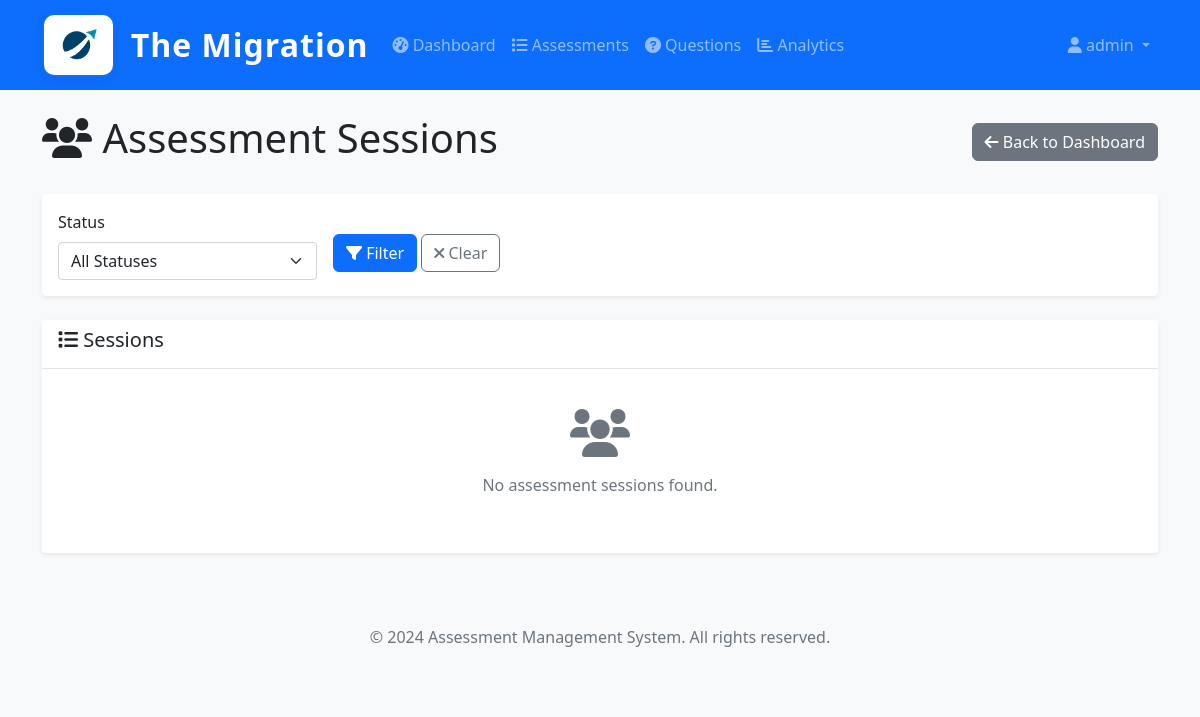
Before: /assessments/admin/sessions/ (signed in) with the older database file.
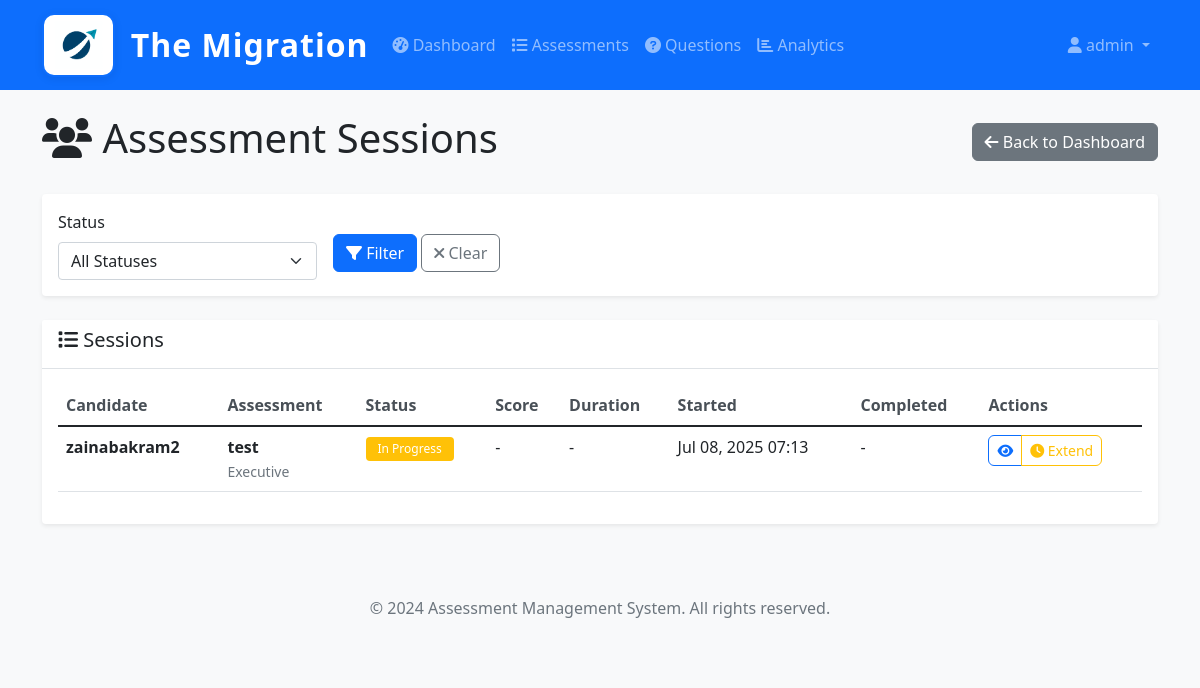
After: the same page with the newer database file.
### assessments/models.py (models this page shows, shortened)
class AssessmentSession(models.Model):
    STATUS_CHOICES = [
        ('not_started', 'Not Started'),
        ('in_progress', 'In Progress'),
        ('completed', 'Completed'),
        ('expired', 'Expired'),
    ]
    user = models.ForeignKey(CustomUser, on_delete=models.CASCADE, related_name='assessment_sessions')
    assessment = models.ForeignKey(Assessment, on_delete=models.CASCADE, related_name='sessions')
    status = models.CharField(max_length=20, choices=STATUS_CHOICES, default='not_started')
    started_at = models.DateTimeField(auto_now_add=True)
    completed_at = models.DateTimeField(null=True, blank=True)
    time_taken_minutes = models.PositiveIntegerField(null=True, blank=True)
    score = models.FloatField(null=True, blank=True)
    total_points = models.PositiveIntegerField(null=True, blank=True)
    percentage_score = models.FloatField(null=True, blank=True)
    passed = models.BooleanField(null=True, blank=True)
    attempt_number = models.PositiveIntegerField(default=1)
    class Meta:
        verbose_name = 'Assessment Session'
        verbose_name_plural = 'Assessment Sessions'
        unique_together = ['user', 'assessment', 'attempt_number']

class Assessment(models.Model):
    name = models.CharField(max_length=200)
    description = models.TextField(blank=True)
    assessment_type = models.ForeignKey(Designation, on_delete=models.CASCADE, related_name='assessments')
    questions = models.ManyToManyField(Question, through='AssessmentQuestion', related_name='assessments')
    time_limit_minutes = models.PositiveIntegerField(default=60)
    randomize_questions = models.BooleanField(default=True)
    pass_threshold = models.FloatField(
        validators=[MinValueValidator(0.0), MaxValueValidator(100.0)],
        help_text="Pass threshold as percentage (0-100)"
    )
    max_attempts = models.PositiveIntegerField(default=1, help_text="Maximum attempts allowed")
    allow_retake = models.BooleanField(default=True, help_text="Allow candidates to retake this assessment")
    show_results_immediately = models.BooleanField(default=True, help_text="Show results immediately after completion")
    is_active = models.BooleanField(default=True)
    instructions = models.TextField(blank=True)
    created_by = models.ForeignKey(CustomUser, on_delete=models.SET_NULL, null=True, related_name='created_assessments')
    created_at = models.DateTimeField(auto_now_add=True)
    updated_at = models.DateTimeField(auto_now=True)
    class Meta:
        verbose_name = 'Assessment'
        verbose_name_plural = 'Assessments'

class Designation(models.Model):
    name = models.CharField(max_length=100, unique=True)
    description = models.TextField(blank=True)
    is_active = models.BooleanField(default=True)
    created_at = models.DateTimeField(auto_now_add=True)
    updated_at = models.DateTimeField(auto_now=True)
    class Meta:
        verbose_name = 'Designation'
        verbose_name_plural = 'Designations'

### users/models.py (models this page shows, shortened)
class CustomUser(AbstractUser):
    ROLE_CHOICES = (
        ('admin', 'Admin'),
        ('hr_admin', 'HR Admin'),
        ('candidate', 'Candidate'),
        ('reviewer', 'Reviewer'),
    )
    role = models.CharField(max_length=20, choices=ROLE_CHOICES, default='candidate')
    phone = models.CharField(max_length=15, blank=True, null=True)
    department = models.CharField(max_length=100, blank=True, null=True)
    employee_id = models.CharField(max_length=50, blank=True, null=True)
    is_active = models.BooleanField(default=True)
    created_at = models.DateTimeField(auto_now_add=True)
    updated_at = models.DateTimeField(auto_now=True)
    class Meta:
        verbose_name = 'User'
        verbose_name_plural = 'Users'

### assessments/views.py (the view)
    def wrapper(request, *args, **kwargs):
        if not request.user.is_authenticated:
            return HttpResponseRedirect(reverse('admin_login'))
        if not is_authorized_admin(request.user):
            messages.error(request, 'Access denied. Only authorized administrators can access this system.')
            return HttpResponseRedirect(reverse('admin_login'))
        return view_func(request, *args, **kwargs)

### assessments/views.py (called while the page is built)
def is_authorized_admin(user):
    return (user.is_authenticated and
            user.role == 'admin' and
            user.email in AUTHORIZED_ADMIN_EMAILS)

def admin_required(view_func):
    def wrapper(request, *args, **kwargs):
        if not request.user.is_authenticated:
            return HttpResponseRedirect(reverse('admin_login'))
        if not is_authorized_admin(request.user):
            messages.error(request, 'Access denied. Only authorized administrators can access this system.')
            return HttpResponseRedirect(reverse('admin_login'))
        return view_func(request, *args, **kwargs)
    return wrapper

@admin_required
def session_list(request):
    sessions = AssessmentSession.objects.select_related('user', 'assessment').order_by('-started_at')
    status = request.GET.get('status')
    if status:
        sessions = sessions.filter(status=status)
    paginator = Paginator(sessions, 20)
    page_number = request.GET.get('page')
    page_obj = paginator.get_page(page_number)
    context = {
        'page_obj': page_obj,
        'status_filter': status,
    }
    return render(request, 'assessments/session_list.html', context)

### assessments/templates/assessments/session_list.html (shortened to what the changed rows need)
{% extends 'base.html' %}
{% block content %}
<div class="row">
    <div class="col-12">
        <div class="d-flex justify-content-between align-items-center mb-4">
            <h1><i class="fas fa-users"></i> Assessment Sessions</h1>
        </div>
    </div>
</div>
<div class="row">
    <div class="col-12">
        <div class="card">
            <div class="card-body">
                {% if page_obj %}
                    <div class="table-responsive">
                        <table class="table table-hover">
                            <thead>
                                <tr>
                                    <th>Candidate</th>
                                    <th>Assessment</th>
                                    <th>Status</th>
                                    <th>Score</th>
                                    <th>Duration</th>
                                    <th>Started</th>
                                    <th>Completed</th>
                                    <th>Actions</th>
                                </tr>
                            </thead>
                            <tbody>
                                {% for session in page_obj %}
                                <tr>
                                    <td>
                                        <strong>{{ session.user.username }}</strong>
                                        <br><small class="text-muted">{{ session.user.email }}</small>
                                    </td>
                                    <td>
                                        <strong>{{ session.assessment.name }}</strong>
                                        <br><small class="text-muted">{{ session.assessment.assessment_type.name }}</small>
                                    </td>
                                    <td>
                                        <span class="badge bg-{% if session.status == 'completed' %}success{% elif session.status == 'in_progress' %}warning{% elif session.status == 'expired' %}danger{% else %}secondary{% endif %}">
                                            {{ session.get_status_display }}
                                        </span>
                                    </td>
                                    <td>
                                        {% if session.percentage_score %}
                                            <span class="badge bg-{% if session.percentage_score >= 80 %}success{% elif session.percentage_score >= 60 %}warning{% else %}danger{% endif %}">
                                                {{ session.percentage_score|floatformat:1 }}%
                                            </span>
                                        {% else %}
                                            -
                                        {% endif %}
                                    </td>
                                    <td>
                                        {% if session.time_taken_minutes %}
                                            {{ session.time_taken_minutes }} min
                                        {% else %}
                                            -
                                        {% endif %}
                                    </td>
                                    <td>{{ session.started_at|date:"M d, Y H:i" }}</td>
                                    <td>
                                        {% if session.completed_at %}
                                            {{ session.completed_at|date:"M d, Y H:i" }}
                                        {% else %}
                                            -
                                        {% endif %}
                                    </td>
                                    <td>
                                        <div class="btn-group" role="group">
                                            <a href="{% url 'assessments:session_detail' session.id %}" class="btn btn-sm btn-outline-primary">
                                                <i class="fas fa-eye"></i>
                                            </a>
                                            {% if session.status == 'in_progress' %}
                                            <a href="#" class="btn btn-sm btn-outline-warning">
                                                <i class="fas fa-clock"></i> Extend
                                            </a>
                                            {% endif %}
                                        </div>
                                    </td>
                                </tr>
                                {% endfor %}
                            </tbody>
                        </table>
                    </div>
                {% else %}
                    <div class="text-center py-4">
                        <i class="fas fa-users fa-3x text-muted mb-3"></i>
                        <p class="text-muted">No assessment sessions found.</p>
                    </div>
                {% endif %}
            </div>
        </div>
    </div>
</div>
{% endblock %}

Changed rows visible on the page:
added AssessmentSession: user.username "zainabakram2", assessment.name "test", assessment.assessment_type.name "Executive", status "In Progress", started_at "Jul 08, 2025 07:13", shows "Extend"
Other visible differences:
text no longer shown: "No assessment sessions found."
text now shown: "Candidate Assessment Status Score Duration Started Completed Actions"
